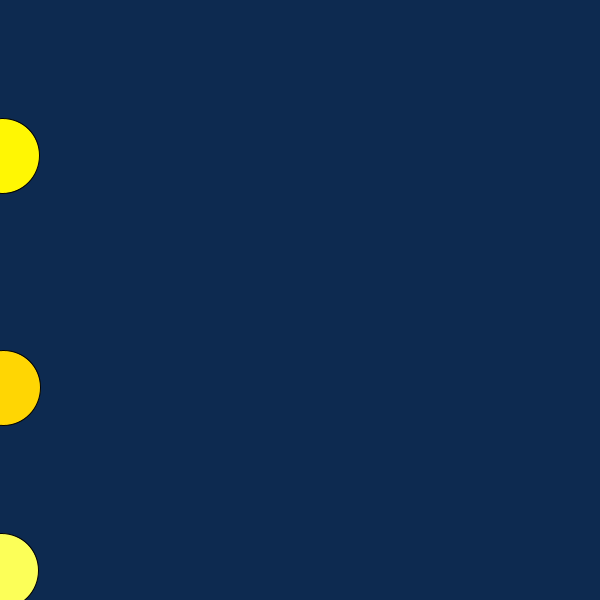
Frame 1 (no input)
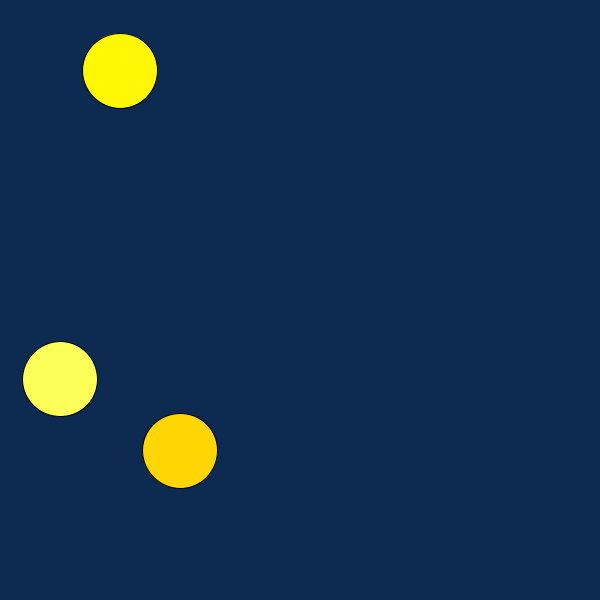
Frame 60 (the mouse pressed at the canvas centre just before this capture)
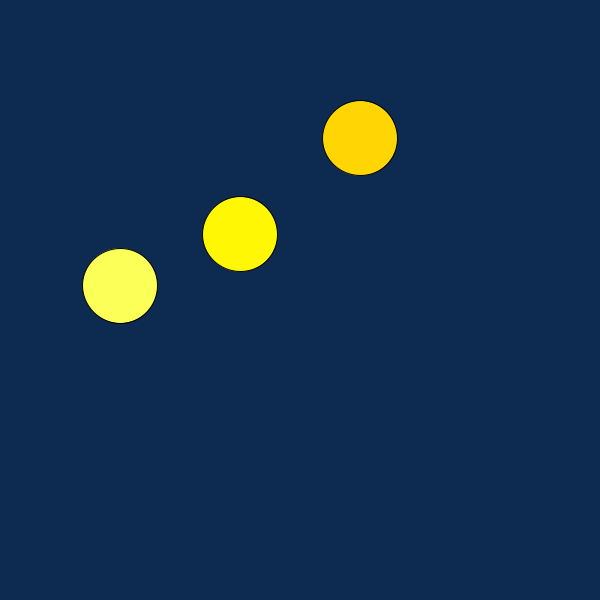
Frame 120 (the mouse held since frame 60 and released just before this capture)

The Processing sketch that drew these frames (run headless with seeded random() and noise(); from frame 60 on, the mouse is pressed at the canvas centre):

// Processing sketch: processing_43044
// ── processing_43044.pde

//Zena Koo
//Intro to Computational Media
//Week 5 assignment: object oriented programming
//ITP NYU


Comet myComet1;
Comet myComet2; 
Comet myComet3; // three objects!

void setup() {
  size(600, 600);
  myComet1 = new Comet(color(#FFD603), 0, 100, 3, 6); // Parameters and different shades of yellow
  myComet2 = new Comet(color(#FFF703), 0, 10, 2, 4);
  myComet3 = new Comet(color(#FCFF58), 0, 5, 1, 2);
  smooth();
}

void draw() {
  background(#0D2A50); //midnight blue background color
  myComet1.move();
  myComet1.display();
  myComet2.move();
  myComet2.display();
  myComet3.move();
  myComet3.display();
}

class Comet { // Even though there are multiple objects, we still only need one class. No matter how many cookies we make, only one cookie cutter is needed.Isnâ€™t object-oriented programming swell?
  color c;
  float xpos ;
  float ypos ;
  float xspeed;
 float yspeed;

  Comet(color tempC, float tempXpos, float tempYpos, float tempXspeed, float tempYspeed) { // The Constructor is defined with arguments.
    c = tempC;
    xpos = tempXpos;
    ypos = tempYpos;
    xspeed = tempXspeed;
    yspeed = tempYspeed;
  }

  void display() {
    stroke(0);
    fill(c);
    ellipseMode(CENTER);
    ellipse(xpos, ypos, 75, 75);
  }

  void move() {
    xpos = xpos + xspeed;
    if (xpos > width) {
      xpos = 0;
    }
    else {
      ypos=random(0,height);
    }
  }
}
